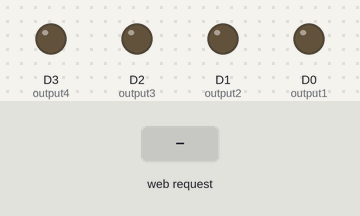
Bench run of a sketch on a simulated ESP8266 (NodeMCU). On the bench: output pins drawn as LEDs (lit = HIGH). Inputs (shaded band) come from the test bench. WiFi joins after 1.5 s; servers stay silent unless stated; what the sketch prints to the serial monitor is not drawn.

Above: at 2.7 s.
2.8 s: HTTP request GET /Sala/on received
At 3.1 s:
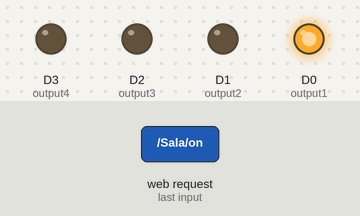
4.3 s: HTTP request GET /Quarto/on received
At 5.4 s:
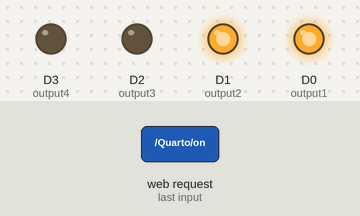
5.8 s: HTTP request GET /Sala/off received
At 6.6 s:
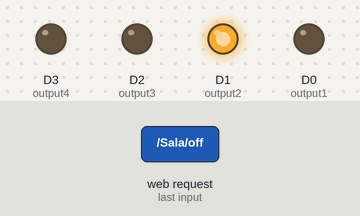
Timing chart, 0 to 8.8 s (numbered marks = the images above; inputs shaded):
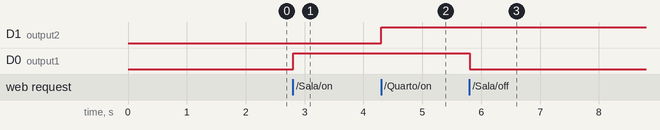

The sketch:

segundo.ino
```cpp
// https://randomnerdtutorials.com/esp8266-web-server/

#include <ESP8266WiFi.h>

const char* ssid     = "NOME_REDE";
const char* password = "SENHA_REDE";

WiFiServer server(80);  //porta do roteador

String header;

const int output1 = D0;
const int output2 = D1;
const int output3 = D2;
const int output4 = D3;

String output1State = "off";
String output2State = "off";
String output3State = "off";
String output4State = "off";

void setup() {
  Serial.begin(115200);

  pinMode(output1, OUTPUT);
  pinMode(output2, OUTPUT);

  pinMode(output3, OUTPUT);
  pinMode(output4, OUTPUT);

  Serial.print("Connecting to ");
  Serial.println(ssid);
  WiFi.begin(ssid, password);
  while (WiFi.status() != WL_CONNECTED) {
    delay(500);
    Serial.print(".");
  }
  // Imprima o endereço IP local e inicie o servidor web
  Serial.println("");
  Serial.println("WiFi connected.");
  Serial.println("IP address: ");
  Serial.println(WiFi.localIP());
  server.begin();

}

void loop() {
  WiFiClient client = server.available();   // Ouça os clientes recebidos

  if (client) {                             // Se um novo cliente se conectar,
    Serial.println("New Client.");          // imprimir uma mensagem na porta serial
    String currentLine = "";                // faça uma String para armazenar dados recebidos do cliente
    while (client.connected()) {            // enquanto o cliente está conectado
      if (client.available()) {             // bytes para ler do cliente,
        char c = client.read();             //leia um byte e depois
        Serial.write(c);                    // imprima-o no monitor serial
        header += c;
        if (c == '\n') {                    // se o byte for um caractere de nova linha
          // se a linha atual estiver em branco, você terá dois caracteres de nova linha seguidos.
          // como é o fim da solicitação HTTP do cliente, envie uma resposta:
          if (currentLine.length() == 0) {
            // Os cabeçalhos HTTP sempre começam com um código de resposta (por exemplo, HTTP / 1.1 200 OK)
            // e um tipo de conteúdo para que o cliente saiba o que está por vir e, em seguida, uma linha em branco:
//            client.println("Pagina OK");
            client.println("HTTP / 1.1 200 OK");
            client.println("Content-type:text/html");
            client.println("Connection: close");
            client.println();

             client.println("<!DOCTYPE html>");
             client.println("<html>");
            client.println("<read>");

             client.println("<title>P&aacutegina do TCC</title");

             client.println("</read>");
             client.println("<body background=https://heypeppers.com.br/blog/wp-content/uploads/2017/04/74950-robotica-educacional-entenda-o-que-e-e-quais-sao-os-ganhos-no-seu-aprendizado-1.jpg > ");
             client.println("</br>");
             client.println("<body>");
             client.println("<H1><CENTER> P&aacutegina do TCC </CENTER></H1>");
             client.println("<H1><CENTER> Controle da sua casa <CENTER></H1>");
             client.println("<br>");
             client.println("</body>");
            client.println("</htmal>");


            // liga e desliga os GPIOs
            if (header.indexOf("GET /Sala/on") >= 0) {  //No local de sala pode ser mudado para o desejado
              Serial.println("Sala on");
              output1State = "on";
              digitalWrite(output1, HIGH);
            } else if (header.indexOf("GET /Sala/off") >= 0) {
              Serial.println("Sala off");
              output1State = "off";
              digitalWrite(output1, LOW);
            } else if (header.indexOf("GET /Quarto/on") >= 0) {  //No local de Quarto pode ser mudado para o desejado
              Serial.println("Quarto on");
              output2State = "on";
              digitalWrite(output2, HIGH);
            } else if (header.indexOf("GET /Quarto/off") >= 0) {
              Serial.println("Quarto off");
              output2State = "off";
              digitalWrite(output2, LOW);
            }
             else if (header.indexOf("GET /Luz da garagem/on") >= 0) {  //No local de Luz da garagem pode ser mudado para o desejado
              Serial.println("Luz da garagem on");
              output3State = "on";
              digitalWrite(output3, HIGH);
            } else if (header.indexOf("GET /Luz da garagem/off") >= 0) {
              Serial.println("Luz de garagem off");
              output3State = "off";
              digitalWrite(output3, LOW);
            }
               else if (header.indexOf("GET /Tomada ligada/on") >= 0) { //No local de tomada ligada pode ser mudado para o desejado
              Serial.println("tomada ligada");
              output4State = "on";
              digitalWrite(output4, HIGH);
            } else if (header.indexOf("GET /Tomada desligada/off") >= 0) {
              Serial.println("tomada desligada");
              output4State = "off";
              digitalWrite(output4, LOW);
            }

            // Exibir a página da web em HTML
            client.println("<!DOCTYPE html><html>");
            client.println("<head><meta name=\"viewport\" content=\"width=device-width, initial-scale=1\">");
            client.println("<link rel=\"icon\" href=\"data:,\">");
            // CSS para estilizar os botões liga / desliga
            // Sinta-se à vontade para alterar os atributos de cor de fundo e tamanho da fonte para atender às suas preferências
            client.println("<style>html { font-family: Helvetica; display: inline-block; margin: 0px auto; text-align: center;}");
            client.println(".button { background-color: #195B6A; border: none; color: white; padding: 16px 40px;");
            client.println("text-decoration: none; font-size: 30px; margin: 2px; cursor: pointer;}");
            client.println(".button2 {background-color: #77878A;}</style></head>");


            // Exibir estado atual e botões ON / OFF para GPIO D0
            client.println("<B><p>Sala - State " + output1State + "</p></B>");
            // Se o output5State estiver desativado, ele exibirá o botão ON
            if (output1State=="off") {
              client.println("<p><a href=\"/5/on\"><button class=\"button\">ON</button></a></p>");
            } else {
              client.println("<p><a href=\"/5/off\"><button class=\"button button2\">OFF</button></a></p>");
            }

            // Exibir estado atual e botões ON / OFF para GPIO  D1
            client.println("<B><p>Quarto - State " + output2State + "</p></B>");
            // Se o output4State estiver desativado, ele exibirá o botão ON
            if (output2State=="off") {
              client.println("<p><a href=\"/4/on\"><button class=\"button\">ON</button></a></p>");
            } else {
              client.println("<p><a href=\"/4/off\"><button class=\"button button2\">OFF</button></a></p>");
            }
            //  Exibir estado atual e botões ON / OFF para GPIO D2
             client.println("<B><p>Luz da garagem - State " + output3State + "</p></B>");
            // Se o output3State estiver desativado, ele exibirá o botão ON / OFF PARA GPIO
            if (output3State=="off") {
              client.println("<p><a href=\"/3/on\"><button class=\"button\">ON</button></a></p>");
            } else {
              client.println("<p><a href=\"/3/off\"><button class=\"button button2\">OFF</button></a></p>");
            }

            //  Exibir estado atual e botões ON / OFF para GPIO D3
            client.println("<B><p>Tomado - State " + output4State + "</p></B>");
            //  Se o output2State estiver desativado, ele exibirá o botão ON
            if (output4State=="off") {
              client.println("<p><a href=\"/2/on\"><button class=\"button\">ON</button></a></p>");
            } else {
              client.println("<p><a href=\"/2/off\"><button class=\"button button2\">OFF</button></a></p>");
            }
            client.println("</b>");
            client.println("<H3><CENTER> Acredita no seu potencial!! <CENTER></H3>");

            client.println("</body></html>");


            // A resposta HTTP termina com outra linha em branco
            client.println();
            // Quebre o loop while
            break;
          } else { // se você recebeu uma nova linha, limpe currentLine
            currentLine = "";
          }
        } else if (c != '\r') {  // se você tiver mais alguma coisa além de um caractere de retorno de caracter,
          currentLine += c;      // adicione-o ao final do currentLine
        }
      }
    }
    // Limpe a variável de cabeçalho
    header = "";
    // Feche a conexão
    client.stop();
    Serial.println("Client disconnected.");
    Serial.println("");
  }

}
```

Measured:
- after the input at 2.8 s, D0 (output1): LOW → HIGH at once
- after the input at 4.3 s, D1 (output2): LOW → HIGH at once
- after the input at 5.8 s, D0 (output1): HIGH → LOW at once
